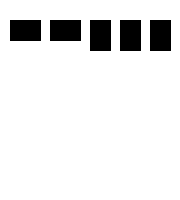
Frame 1 (no input)
Frame 60 (the mouse pressed at the canvas centre just before this capture): identical to frame 1, image omitted
Frame 120 (the mouse held since frame 60 and released just before this capture): identical to frame 1, image omitted

The Processing sketch that drew this single still picture (run headless with seeded random() and noise(); from frame 60 on, the mouse is pressed at the canvas centre):

// Processing sketch: distribuicao_figuras
// ── distribuicao_figuras.pde
/**
  * Descrição: Tarefa aula 3
  * Disciplina: Matemática Aplicada à Multimida I
  * Curo: Sistemas e Mídias Digitais (Universidade Federal do Ceará)
  * Autor: Felipe ALmeida
  */

//Iniciando variável que armazena as dimensões da figura
int quadradoLargura, quadradoAltura;

void setup() {
  //Iniciando tela com tamanho predefinido
  size(180,200);
  //Defindo dimensões da figura
  quadradoLargura = 20;
  quadradoAltura = 30;
}

void draw() {
  //Resetando o desenho
  background(255);
  //Desenhando as figuras (n figuras horizontais, n figuras verticais)
  distribuir(2,3);
}

/**
  * Função para organizar horizontalmente as imagens na tela de acordo
  * com os parametros passados (figuras horizontais e verticais) e com
  * a distancia igual entre elas e os limites da tela;
  */
void distribuir(int h, int v) {
  
  //Número de figuras a serem exibidas na tela
  int numQuadrado = h+v;
  //Resgatando o tamanho do lado maior da figura
  int ladoMaior = Math.max(quadradoLargura, quadradoAltura);
  //Resgatando o tamanho do lado menor da figura
  int ladoMenor = Math.min(quadradoLargura, quadradoAltura);
  //Calculando a largura total das figuras na horizontal
  int totalLarguraHorizontal = h*ladoMaior;
  //Calculando a largura total das figuras na vertical
  int totalLarguraVertical = v*ladoMenor;
  //Calculando a distância entre as figuras considerando a área livre resultante das somas das larguras 
  int distanciaFiguras = (width-(totalLarguraHorizontal+totalLarguraVertical))/(numQuadrado+1);
  //println(distanciaFiguras);
  
  //Defindo o preenchimento das figuras
  fill(0);
  
  //Variável auxilidar para defnir posição x das figuras
  int proxPosicao = 0;
  
  //Repetição relacionada ao número de figuras
  for (int i = 0; i < numQuadrado; i++) {
    //Verifica se existe figuras para ser exibidas na horizontal
    if (i<h) {
      //Desenhando figura horizontal
      rect(proxPosicao+distanciaFiguras, 20, ladoMaior,ladoMenor);
      //Atualizando variável auxiliar para ser usada na posição da próxima figura
      proxPosicao += ladoMaior+distanciaFiguras;
    //Caso não existam mais imagens na horizontal, exibir imagens na vertical
    } else {
      //Desenhando figura vertical
      rect(proxPosicao+distanciaFiguras, 20, ladoMenor,ladoMaior);
      //Atualizando variável auxiliar para ser usada na posição da próxima figura
      proxPosicao += ladoMenor+distanciaFiguras;
    }
  }
  
}
